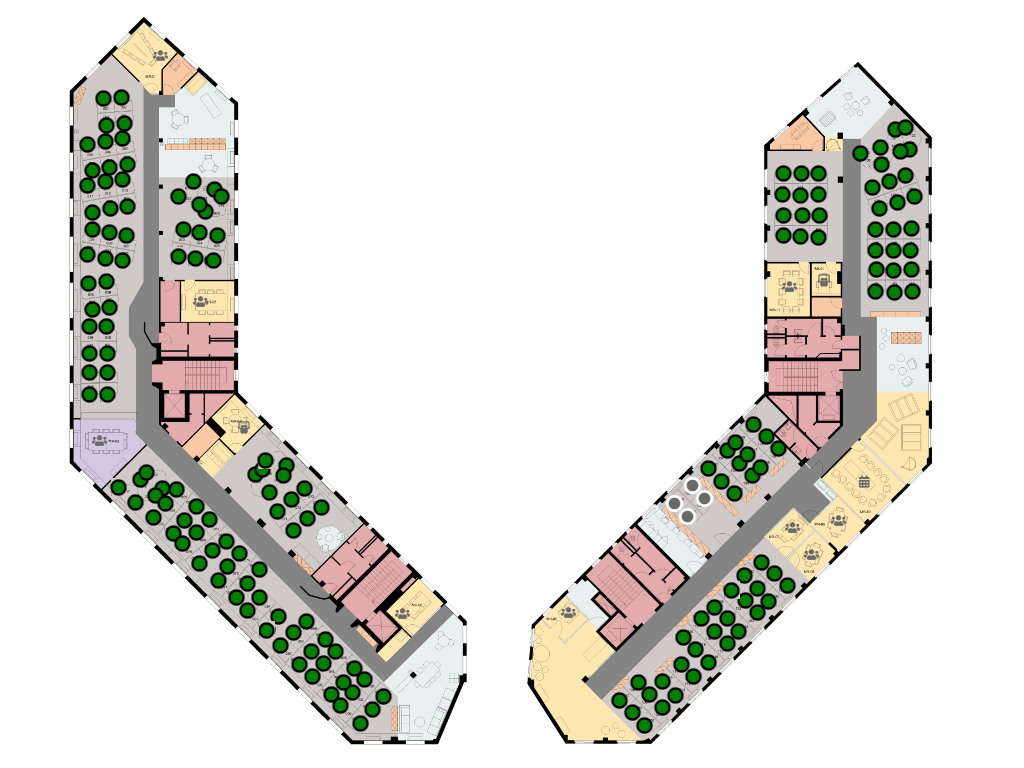
#> input picture custom_game/background.png, 1024 x 768 px
$ jupyter execute Tool-pixel-3.ipynb   (older library calls are emulated)
#> lines starting #> are read from the running program, lines starting #| are printed output that depends on the picture; after the words box and inside, x2 and y2 are one past the last pixel; in counts of white or black regions, pixels touching at a corner belong together
# Search based on circles

[cell 1]
import cv2
import matplotlib.pyplot as plt
import numpy as np
# Read image.
import os
import sys
#to get the current working directory
dir_name = os.getcwd()
base_filename='background'
suffix = '.png'
path=os.path.join(dir_name, base_filename + suffix)


img = cv2.imread(path)
#> img is the input picture: shape (768, 1024, 3); mean B, G, R 219.4, 225.1, 225.4
blur_hor = cv2.filter2D(img[:, :, 0], cv2.CV_32F, kernel=np.ones((11,1,1), np.float32)/11.0, borderType=cv2.BORDER_CONSTANT)
blur_vert = cv2.filter2D(img[:, :, 0], cv2.CV_32F, kernel=np.ones((1,11,1), np.float32)/11.0, borderType=cv2.BORDER_CONSTANT)
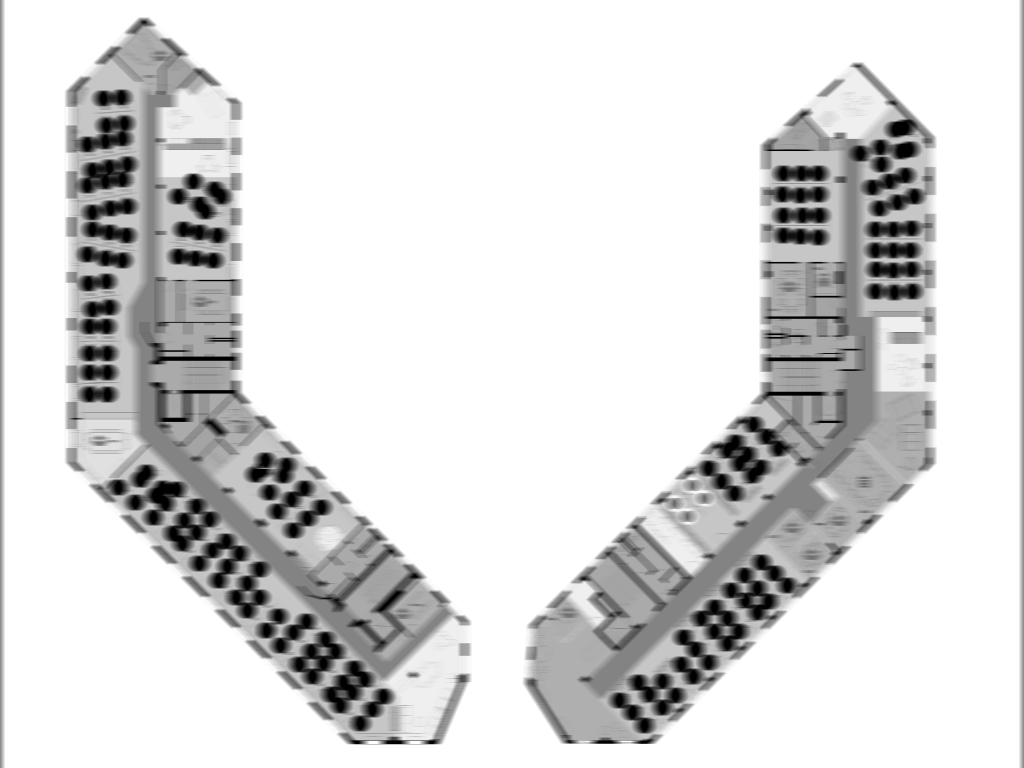
#> blur_vert: shape (768, 1024) float32; min 0, max 255, mean 218.7; drawn with min black and max white
mask = ((img[:,:,0]>blur_hor*1.2) | (img[:,:,0]>blur_vert*1.2)).astype(np.uint8)*255
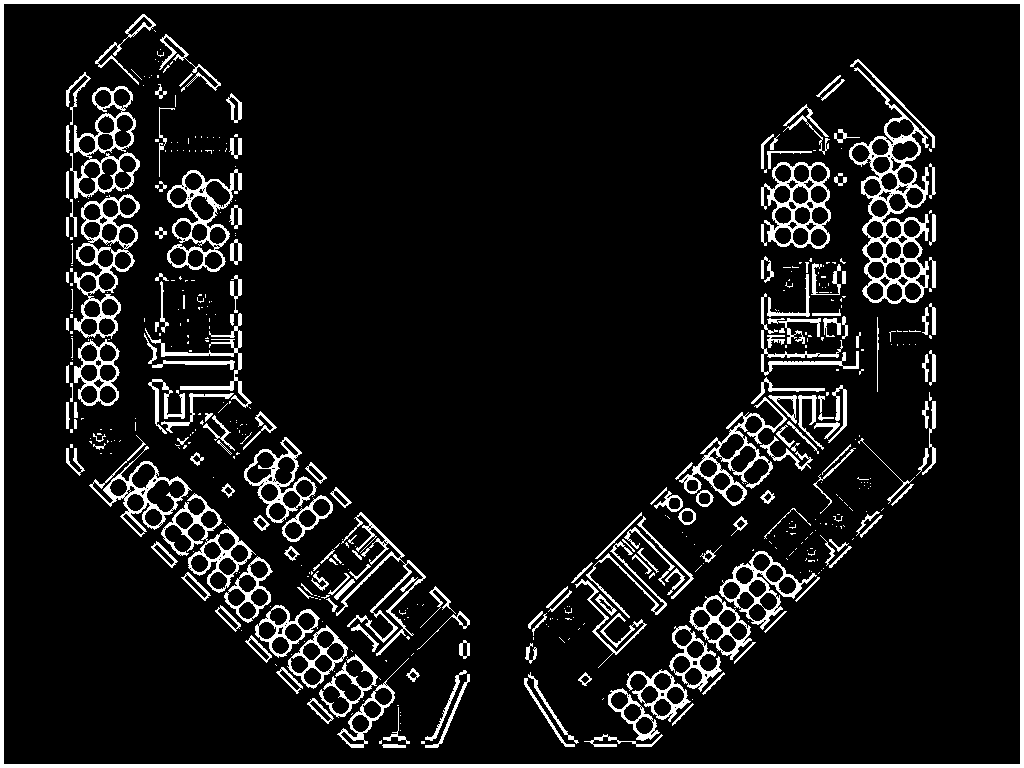
#> mask: shape (768, 1024); 8.8% white; 514 white regions (322 under 20 px), largest, box (x1, y1, x2, y2) and area: (0, 0, 1024, 768) 14272, (849, 67, 929, 304) 4254, (74, 194, 140, 339) 2365
plt.imshow(mask)

[cell 2]
'''
The most important parameters for your HoughCircles call are:
param1: because you are using cv2.HOUGH_GRADIENT, param1 is the higher threshold for the edge detection algorithm and param1 / 2 is the lower threshold.
param2: it represents the accumulator threshold, so the lower the value, the more circles will be returned.
minRadius and maxRadius: the blue circles in the example have a diameter of roughly 20 pixels, so using 70 pixels for maxRadius is the reason why so many circles are being returned by the algorithm.
minDist: the minimum distance between the centers of two circles.
The parameterization defined below:
'''

[cell 3]
circles = cv2.HoughCircles(mask,
                           cv2.HOUGH_GRADIENT,
                           minDist=8,
                           dp=1,
                           param1=150,
                           param2=12,
                           minRadius=4,
                           maxRadius=10)
#> circles = 163 rows, first 8: [618.5, 699.5, 8.2], [235.5, 596.5, 8.2], [631.5, 711.5, 8.2], [720.5, 480.5, 8.2], [92.5, 209.5, 9.4], [760.5, 561.5, 8.2], [106.5, 122.5, 9.4], [321.5, 506.5, 8.2]
output = img.copy()
count = 0
for (x, y, r) in circles[0, :, :]:
    print(x,y,r)
    cv2.circle(output, (int(x), int(y)), int(r), (0, 255, 0), 1)
    count += 1
#> this loop made 163 passes
#| 618.5 699.5 8.2
#| 235.5 596.5 8.2
#| 631.5 711.5 8.2
#| 720.5 480.5 8.2
#| 92.5 209.5 9.4
#| 760.5 561.5 8.2
#| 106.5 122.5 9.4
#| 321.5 506.5 8.2
#> (further printed lines are left out)
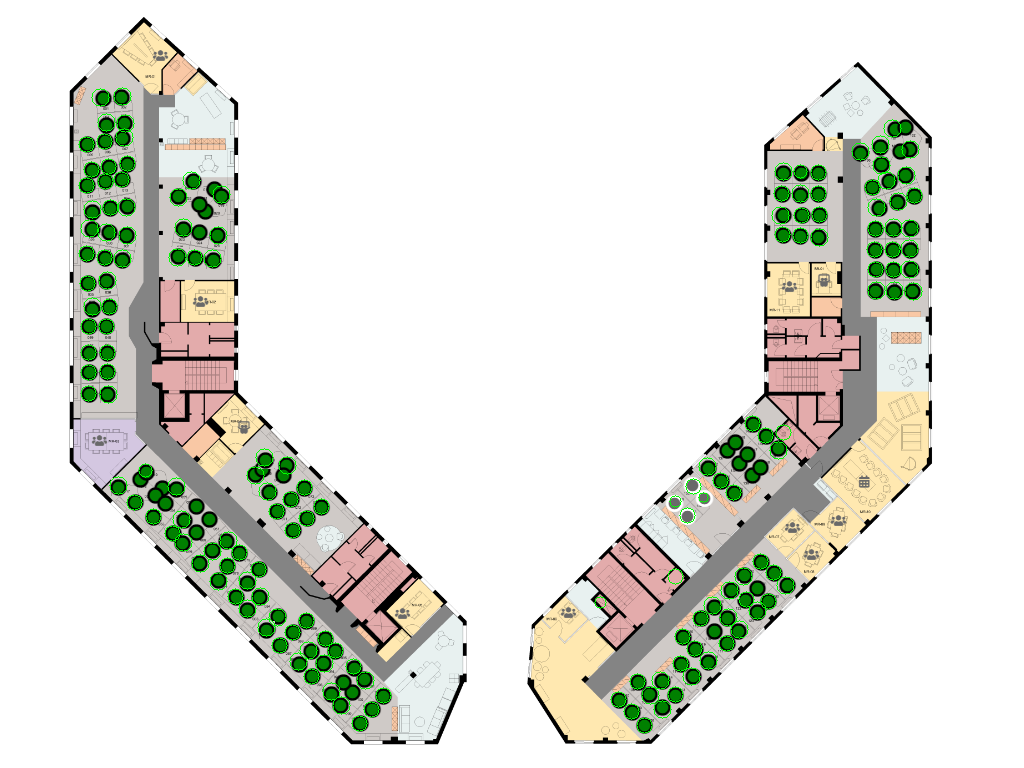
#> output: shape (768, 1024, 3); 0.94% of pixels changed, all inside (x1, y1, x2, y2) = (78, 87, 923, 734)
#> after the loop, count = 163
# show the output image
print('Number of Seats: {}'.format(count))
#| Number of Seats: 163
cv2.imshow("output", np.hstack([output]))
# cv2.imwrite('output.jpg',np.hstack([output]),[cv2.IMWRITE_JPEG_QUALITY, 70])
cv2.waitKey(0)
#> Out = 27

# Search based on color green

[cell 4]
#contours_found=seats_coordinates[0]
#get_coordinates_from_countour(contours_found)
def get_coordinates_from_countour(contours_found):
    for c in contours_found:
            if cv2.contourArea(c) <= 50 :
                continue
            x,y,w,h = cv2.boundingRect(c)
            #cv2.rectangle(im, (x, y), (x + w, y + h), (0, 255,0), 2)
            center = (x,y)
            #print (center)
            return center

[cell 5]
import numpy as np
import cv2
import os
dir_name = os.getcwd()
base_filename='background'
suffix = '.png'
path=os.path.join(dir_name, base_filename + suffix)
image = cv2.imread(path)
original = image.copy()
image = cv2.cvtColor(image, cv2.COLOR_BGR2HSV)
#> image: shape (768, 1024, 3); mean H, S, V 7.1, 15.6, 228.8
lower = np.array([0, 208, 94], dtype="uint8")
upper = np.array([179, 255, 232], dtype="uint8")
mask = cv2.inRange(image, lower, upper)
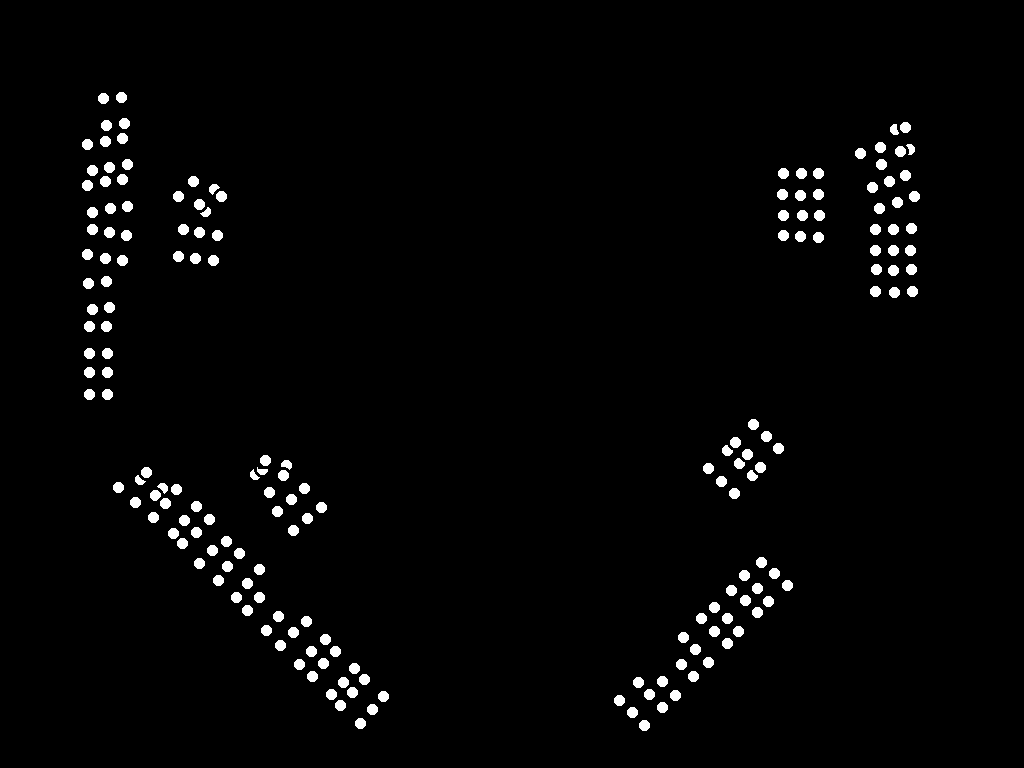
#> mask: shape (768, 1024); 2.2% white; 181 white regions

# Find contours
cnts = cv2.findContours(mask, cv2.RETR_EXTERNAL, cv2.CHAIN_APPROX_SIMPLE)
#> cnts = 181 contours; largest, box (x1, y1, x2, y2) and area: (639, 720, 650, 731) 82, (355, 718, 366, 729) 82, (627, 707, 638, 718) 82, (367, 704, 378, 715) 82, (657, 702, 668, 713) 82
# Extract contours depending on OpenCV version
cnts = cnts[0] if len(cnts) == 2 else cnts[1]
count = 0
seats_coordinates=[]
# Iterate through contours and filter by the number of vertices
for c in cnts:
    perimeter = cv2.arcLength(c, True)
    approx = cv2.approxPolyDP(c, 0.04 * perimeter, True)
    if len(approx) > 5:
        cv2.drawContours(original, [c], -1, (36, 255, 12), -1)
        #print([c])
        contours_found = [c]
        coordinates=get_coordinates_from_countour(contours_found)
        print(coordinates)
        seats_coordinates.append([coordinates])
        count += 1
#> this loop made 181 passes
#> (perimeter, coordinates) on passes 1 to 12: (32.97, (639, 720)), (32.97, (355, 718)), (32.97, (627, 707)), (32.97, (367, 704)), (32.97, (657, 702)), (32.97, (335, 700)), (32.97, (614, 695)), (32.97, (378, 691)), (32.97, (670, 690)), (32.97, (644, 689)), (32.97, (326, 689)), (32.97, (347, 687))
#> perimeter on passes 85, 86, 100: 30.38, 29.9, 32.97
#| (639, 720)
#| (355, 718)
#| (627, 707)
#| (367, 704)
#| (657, 702)
#| (335, 700)
#| (614, 695)
#| (378, 691)
#> (further printed lines are left out)
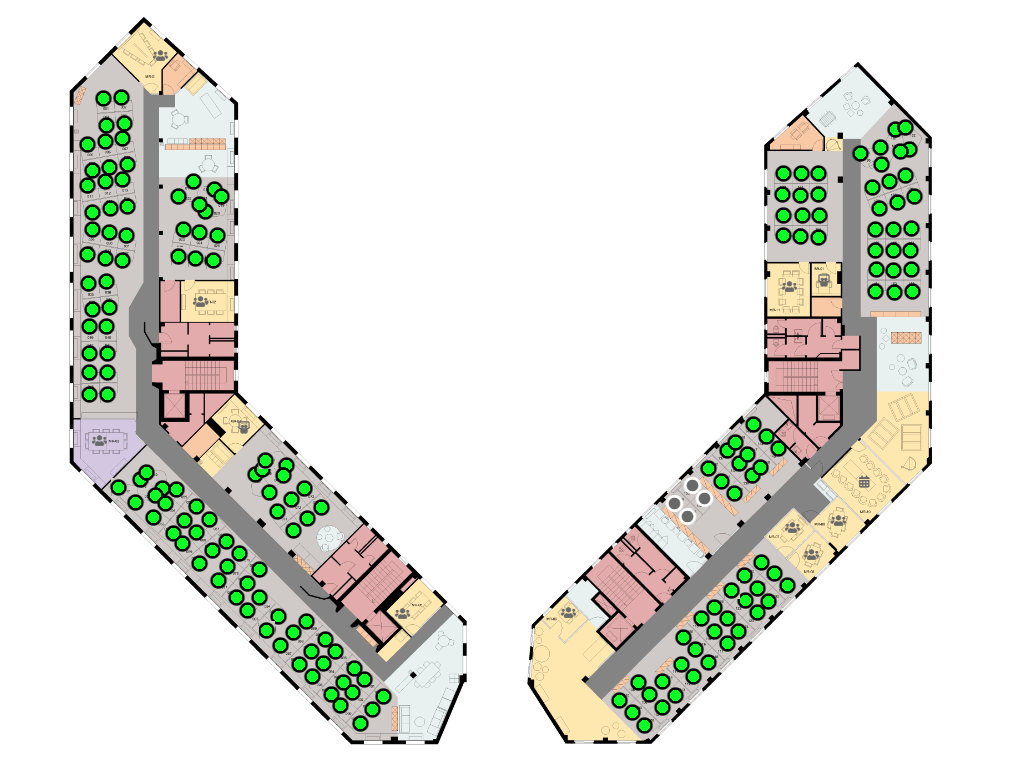
#> original: shape (768, 1024, 3); 2.19% of pixels changed, all inside (x1, y1, x2, y2) = (82, 92, 920, 731)
#> after the loop, count = 181; seats_coordinates = 181 items
print('Number of Seats : {}'.format(count))
#| Number of Seats : 181
cv2.imshow('mask', mask)
cv2.imshow('original', original)
cv2.imwrite('mask.png', mask)
cv2.imwrite('original.png', original)
cv2.waitKey()
#> Out = 27

[cell 6]
seats_coordinates[0]
#> Out = [(639, 720)]

[cell 7]
seats_clean = [list(i[0]) for i in seats_coordinates if i[0] is not None]
#> seats_clean = 178 pairs, first value 82 to 909, second value 92 to 720

[cell 8]
len(seats_clean)
#> Out = 178

[cell 9]
seats_clean[0:2]
#> Out = [[639, 720], [355, 718]]

[cell 10]
import os
import sys
import matplotlib.image as mpimg
import numpy as np
import matplotlib.pyplot as plt
#to get the current working directory
dir_name = os.getcwd()
base_filename='background'
suffix = '.png'
path=os.path.join(dir_name, base_filename + suffix)
image = mpimg.imread(path)
#> image: shape (768, 1024, 4) float32
#seats=[[98, 98], [124, 95], [106, 123], [128, 125], [89, 144], [102, 142], [122, 140], [94, 166], [105, 165], [125, 165], [88, 181], [107, 183], [124, 176]]
seats=seats_clean
#> seats has the same summary as seats_clean
pts = np.array(seats)
#> pts has the same summary as seats_clean
plt.imshow(image)
plt.plot(1024, 768, "og", markersize=10)  # og:shorthand for green circle
plt.scatter(pts[:, 0], pts[:, 1], marker="x", color="red", s=3)
plt.show()
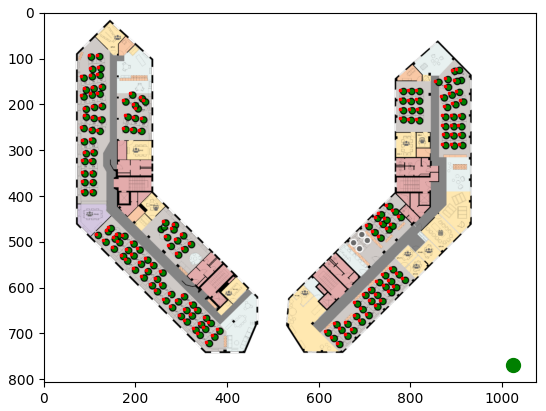
#> figure drawn by matplotlib, 1 panel
